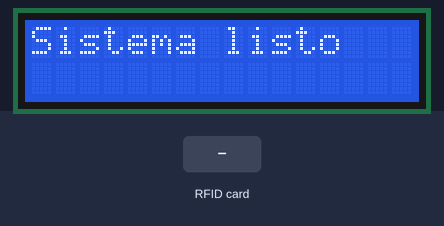
A program run on a simulated ESP32. On the bench: 16×2 character LCD. The inputs (shaded band) are chosen by the test bench. What the program prints to the serial monitor is not drawn.

Above: at 1.2 s.
At 4.4 s:
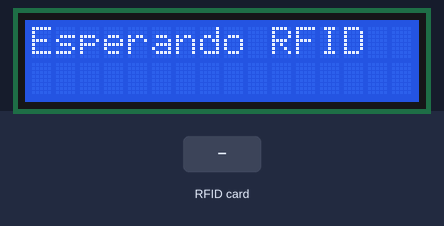
4.5 s: RFID card 5E 7A 19 C4 held to the reader
At 5.9 s:
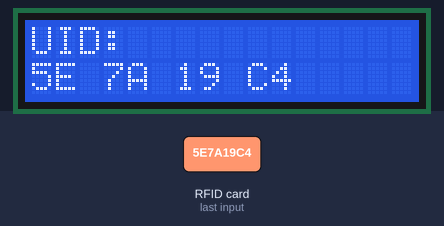
Timing chart, 0 to 7.5 s (numbered marks = the images above; inputs shaded):
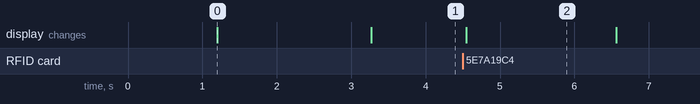

The program:

main.cpp
```cpp
#include <Arduino.h>
#include <Wire.h>
#include <MFRC522.h>
#include <LiquidCrystal_I2C.h>

#define RST_PIN 15
#define SS_PIN 5
#define SDA_PIN 21
#define SCL_PIN 22

/**
 * Lector RFID
 */
MFRC522 rfid(SS_PIN, RST_PIN);
/**
 * Pantalla LCD
 */
LiquidCrystal_I2C* lcd;
uint8_t lcdAddress = 0;
/**
 * Escanear la dirección de la pantalla LCD
 * mediante I2C
 */
uint8_t scanI2C() {
  Serial.println("[I2C] Iniciando escaneo...");
  for (uint8_t address = 1; address < 127; address++) {
    Wire.beginTransmission(address);
    uint8_t error = Wire.endTransmission();
    if (error == 0) {
      Serial.print("[I2C] Dispositivo encontrado en 0x");
      Serial.println(address, HEX);
      return address;
    }
    else if (error == 4) {
      Serial.print("[I2C] Error desconocido en 0x");
      Serial.println(address, HEX);
    }
  }
  Serial.println("[I2C] Escaneo finalizado. No se encontraron dispositivos.");
  return 0;
}

void setup() {
  Serial.begin(9600);
  delay(1000);
  Serial.println("=== INICIO DEL SISTEMA ===");
  Serial.println("[I2C] Inicializando bus...");
  Wire.begin(SDA_PIN, SCL_PIN);
  lcdAddress = scanI2C();
  if (lcdAddress == 0) {
    Serial.println("[ERROR] LCD NO DETECTADO");
    Serial.println("[SISTEMA BLOQUEADO] Verificar conexiones SDA/SCL");
    while (true) {
      delay(1000);
      Serial.println("[DEBUG] Esperando correccion de hardware...");
    }
  }

  Serial.print("[I2C] LCD detectado en 0x");
  Serial.println(lcdAddress, HEX);
  lcd = new LiquidCrystal_I2C(lcdAddress, 16, 2);
  Serial.println("[LCD] Inicializando display...");
  lcd->init();
  lcd->backlight();
  lcd->print("Sistema listo");
  Serial.println("[RFID] Inicializando lector...");
	SPI.begin();
	rfid.PCD_Init();
	delay(4);
	rfid.PCD_DumpVersionToSerial();
  byte v = rfid.PCD_ReadRegister(rfid.VersionReg);
  if (v == 0x00 || v == 0xFF) {
    Serial.println("[ERROR] RFID NO RESPONDE");
    Serial.println("[SISTEMA BLOQUEADO] Verificar conexion SPI");
    while (true) {
      delay(1000);
      Serial.println("[DEBUG] Esperando correccion de hardware...");
    }
  }

  Serial.print("[RFID] Version detectada: 0x");
  Serial.println(v, HEX);

  delay(2000);
  lcd->clear();
  lcd->print("Esperando RFID");

  Serial.println("=== SISTEMA LISTO ===");
}

void loop() {
  if (!rfid.PICC_IsNewCardPresent()) {
    return;
  }
  Serial.println("[RFID] Tarjeta detectada");

  if (!rfid.PICC_ReadCardSerial()) {
    Serial.println("[ERROR] No se pudo leer UID");
    return;
  }
  if (rfid.uid.size == 0) {
    Serial.println("[ERROR] UID invalido");
    return;
  }
  Serial.println("[RFID] UID leido correctamente");
  rfid.PICC_DumpToSerial(&(rfid.uid));
  lcd->clear();
  lcd->print("UID:");
  lcd->setCursor(0, 1);
  for (byte i = 0; i < rfid.uid.size; i++) {
    lcd->print(rfid.uid.uidByte[i], HEX);
    lcd->print(" ");
  }
  delay(2000);
  lcd->clear();
  lcd->print("Esperando RFID");
  rfid.PICC_HaltA();
  Serial.println("[RFID] Lectura finalizada");
}
```

Measured:
- after the input at 4.5 s, the display: changes after 0.05 s (image 2)
- what the display in image 0 shows lasts 2.1 s, from 1.2 s to 3.3 s
- what the display in image 2 shows lasts 2.1 s, from 4.5 s to 6.6 s
